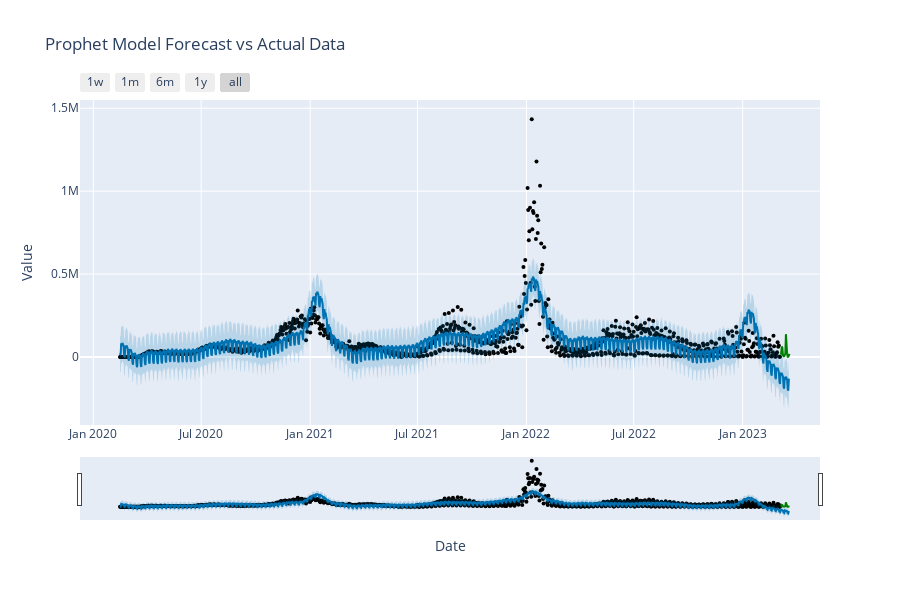

Notebook cell for this chart:
### Code cell
model = Prophet().fit(y_train)


forecast_df = forecast_df_complete(model, y_train, y_test)


# Generate the Prophet forecast plot
fig = plot_plotly(model, forecast_df)

# Add the test actual data points
fig.add_trace(go.Scatter(
    x=y_test.ds, 
    y=y_test.y, 
    mode='lines', 
    name='Historical Predictions', 
    line=dict(color='green')
))

# Add titles and labels
fig.update_layout(
    title="Prophet Model Forecast vs Actual Data",
    xaxis_title="Date",
    yaxis_title="Value",
    legend_title="Legend"
)

# Display the plot
fig.show();

### Figure 1 — Plotly figure (JSON) as saved in the notebook; plotly's stock layout.template omitted (floating-point values rounded to 4 significant figures; data arrays with more than 128 entries replaced by an {"elided": "..."} marker saying what was removed)
{"data": [{"marker": {"color": "black", "size": 4}, "mode": "markers", "name": "Actual", "type": "scatter", "x": {"elided": "1115 str values"}, "y": {"elided": "1115 int values"}}, {"hoverinfo": "skip", "line": {"width": 0}, "mode": "lines", "type": "scatter", "x": {"elided": "1130 str values"}, "y": {"elided": "1130 float values"}}, {"fill": "tonexty", "fillcolor": "rgba(0, 114, 178, 0.2)", "line": {"color": "#0072B2", "width": 2}, "mode": "lines", "name": "Predicted", "type": "scatter", "x": {"elided": "1130 str values"}, "y": {"elided": "1130 float values"}}, {"fill": "tonexty", "fillcolor": "rgba(0, 114, 178, 0.2)", "hoverinfo": "skip", "line": {"width": 0}, "mode": "lines", "type": "scatter", "x": {"elided": "1130 str values"}, "y": {"elided": "1130 float values"}}, {"line": {"color": "green"}, "mode": "lines", "name": "Historical Predictions", "type": "scatter", "x": ["2023-03-06T00:00:00", "2023-03-07T00:00:00", "2023-03-08T00:00:00", "2023-03-09T00:00:00", "2023-03-10T00:00:00", "2023-03-11T00:00:00", "2023-03-12T00:00:00", "2023-03-13T00:00:00", "2023-03-14T00:00:00", "2023-03-15T00:00:00", "2023-03-16T00:00:00", "2023-03-17T00:00:00", "2023-03-18T00:00:00", "2023-03-19T00:00:00", "2023-03-20T00:00:00", "2023-03-21T00:00:00"], "y": [14774, 23808, 63372, 55547, 10161, 1489, 1005, 13115, 20174, 137629, 54460, 18756, 1175, 1424, 9787, 18373]}], "layout": {"height": 600, "legend": {"title": {"text": "Legend"}}, "showlegend": false, "title": {"text": "Prophet Model Forecast vs Actual Data"}, "width": 900, "xaxis": {"rangeselector": {"buttons": [{"count": 7, "label": "1w", "step": "day", "stepmode": "backward"}, {"count": 1, "label": "1m", "step": "month", "stepmode": "backward"}, {"count": 6, "label": "6m", "step": "month", "stepmode": "backward"}, {"count": 1, "label": "1y", "step": "year", "stepmode": "backward"}, {"step": "all"}]}, "rangeslider": {"visible": true}, "title": {"text": "Date"}, "type": "date"}, "yaxis": {"title": {"text": "Value"}}}}
